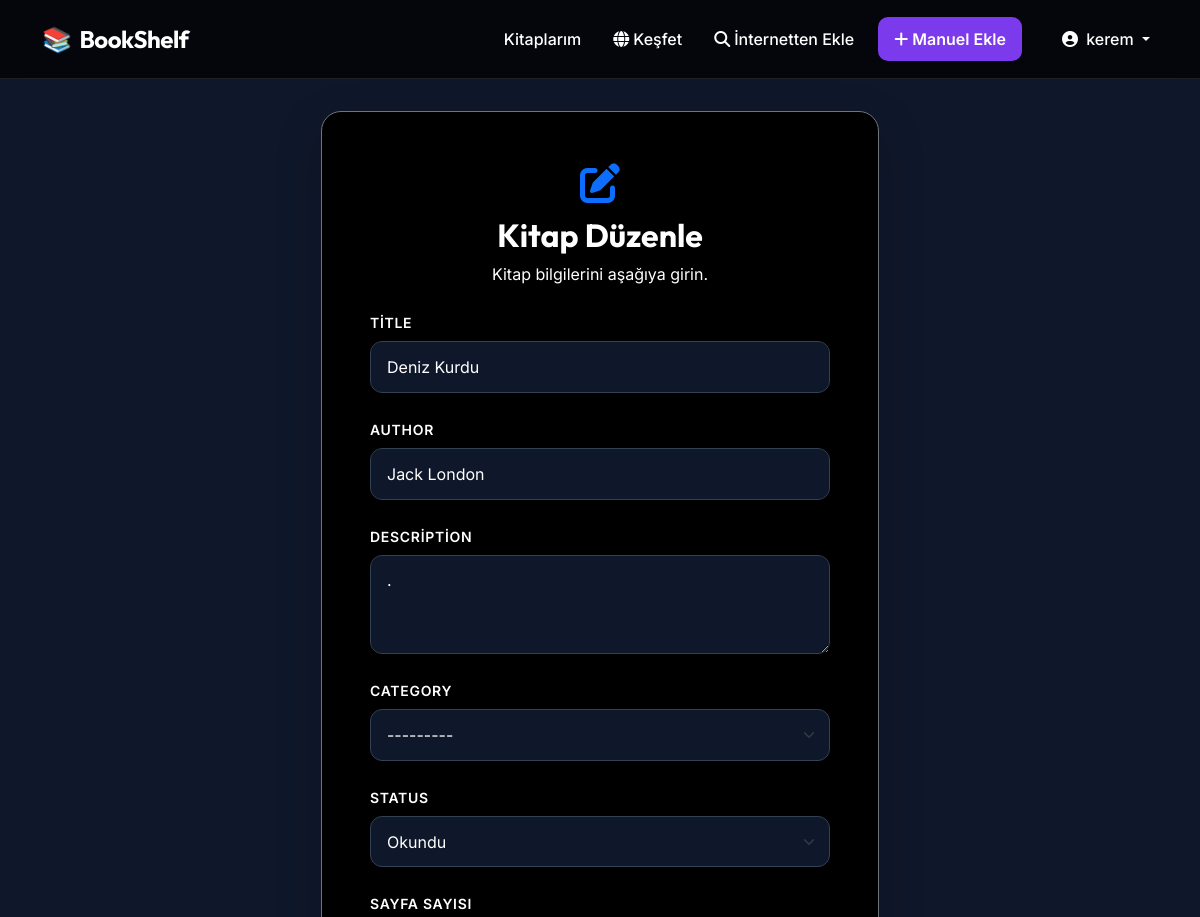
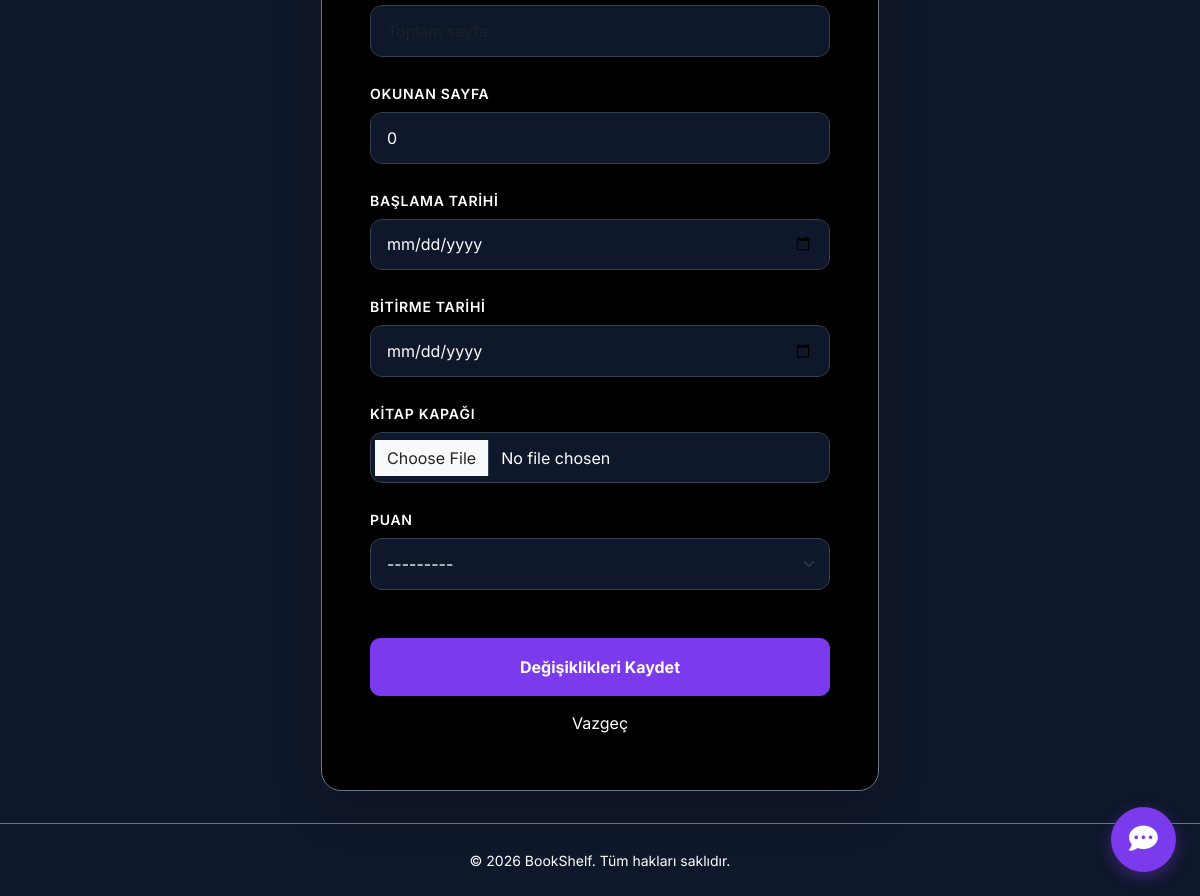
Screenshot of /book/15/edit/ (signed in) with the database file from the repository (2 pictures, top to bottom).
### books/models.py (models this page shows, shortened)
class Book(models.Model):
    STATUS_CHOICES = [
        ('okunacak', 'Okunacak'),
        ('okunuyor', 'Okunuyor'),
        ('okundu', 'Okundu'),
    ]
    title = models.CharField(max_length=200)
    author = models.CharField(max_length=100)
    description = models.TextField(blank=True)
    category = models.ForeignKey(Category, on_delete=models.SET_NULL, null=True, blank=True)
    owner = models.ForeignKey(User, on_delete=models.CASCADE)
    status = models.CharField(max_length=20, choices=STATUS_CHOICES, default='okunacak')
    page_count = models.PositiveIntegerField(null=True, blank=True, verbose_name="Sayfa Sayısı")
    current_page = models.PositiveIntegerField(default=0, verbose_name="Okunan Sayfa")
    start_date = models.DateField(null=True, blank=True, verbose_name="Başlama Tarihi")
    end_date = models.DateField(null=True, blank=True, verbose_name="Bitirme Tarihi")
    cover_image = models.ImageField(upload_to='book_covers/', null=True, blank=True, verbose_name="Kitap Kapağı")
    rating = models.PositiveIntegerField(null=True, blank=True, verbose_name="Puan", choices=[(i, i) for i in range(1, 6)])
    views_count = models.PositiveIntegerField(default=0, verbose_name="Görüntülenme Sayısı")
    created_at = models.DateTimeField(auto_now_add=True)

### books/views.py (the view)
# urls.py: path('book/<int:pk>/edit/', views.book_update, name='book_update'),
@login_required
def book_update(request, pk):
    book = get_object_or_404(Book, pk=pk, owner=request.user)
    if request.method == 'POST':
        form = BookForm(request.POST, request.FILES, instance=book)
        if form.is_valid():
            form.save()
            messages.success(request, 'Kitap güncellendi!')
            return redirect('book_list')
    else:
        form = BookForm(instance=book)
    return render(request, 'books/book_form.html', {'form': form, 'title': 'Kitap Düzenle'})

### books/models.py (called while the page is built)
    def __str__(self):
        return self.name

### books/templates/books/book_form.html (shortened to what this page needs)
{% extends 'books/base.html' %}
{% block content %}
<div class="row justify-content-center">
    <div class="col-md-8 col-lg-6">
        <div class="card bg-dark border-secondary shadow-lg" style="border-radius: 20px;">
            <div class="card-body p-5">
                <div class="text-center mb-4">
                    <div class="display-6 mb-2">{% if title == 'Kitap Ekle' %}<i class="fas fa-plus-circle text-primary"></i>{% else %}<i class="fas fa-edit text-primary"></i>{% endif %}</div>
                    <h2 class="fw-bold text-white">{{ title }}</h2>
                    <p class="text-muted">Kitap bilgilerini aşağıya girin.</p>
                </div>
                <form method="POST" enctype="multipart/form-data">
                    {% for field in form %}
                    <div class="mb-4">
                        <label for="{{ field.id_for_label }}" class="form-label fw-semibold text-secondary small text-uppercase tracking-wider">
                            {{ field.label }}
                        </label>
                        {{ field }}
                    </div>
                    {% endfor %}
                    <div class="d-grid gap-2 mt-5">
                        <button type="submit" class="btn btn-primary py-3 fw-bold">
                            {% if title == 'Kitap Ekle' %}Kitabı Kaydet{% else %}Değişiklikleri Kaydet{% endif %}
                        </button>
                        <a href="{% url 'book_list' %}" class="btn btn-link text-muted text-decoration-none">Vazgeç</a>
                    </div>
                </form>
            </div>
        </div>
    </div>
</div>
{% endblock %}

### books/templates/books/base.html (shortened to what this page needs)
<!DOCTYPE html>
<html lang="tr">
<head>
    <link href="https://cdn.jsdelivr.net/npm/bootstrap@5.3.0/dist/css/bootstrap.min.css" rel="stylesheet">
    <link rel="stylesheet" href="https://cdnjs.cloudflare.com/ajax/libs/font-awesome/6.4.0/css/all.min.css">
</head>
<body>
<nav class="navbar navbar-expand-lg navbar-dark">
    <div class="container">
        <a class="navbar-brand" href="{% url 'book_list' %}">
            <span class="me-2">📚</span>BookShelf
        </a>
        <div class="collapse navbar-collapse" id="navbarNav">
            <ul class="navbar-nav ms-auto align-items-center">
                {% if user.is_authenticated %}
                    <li class="nav-item">
                        <a class="nav-link" href="{% url 'book_list' %}">Kitaplarım</a>
                    </li>
                    <li class="nav-item">
                        <a class="nav-link text-info" href="{% url 'feed' %}">
                            <i class="fas fa-globe me-1"></i>Keşfet
                        </a>
                    </li>
                    <li class="nav-item">
                        <a class="nav-link btn btn-success text-white ms-lg-2 px-3" href="{% url 'book_search_api' %}">
                            <i class="fas fa-search me-1"></i>İnternetten Ekle
                        </a>
                    </li>
                    <li class="nav-item">
                        <a class="nav-link btn btn-primary text-white ms-lg-2 px-3" href="{% url 'book_create' %}">
                            <i class="fas fa-plus me-1"></i>Manuel Ekle
                        </a>
                    </li>
                    <li class="nav-item dropdown ms-lg-3">
                        <a class="nav-link dropdown-toggle" href="#" id="userDropdown" role="button" data-bs-toggle="dropdown">
                            <i class="fas fa-user-circle me-1"></i> {{ user.username }}
                        </a>
                    </li>
                {% endif %}
            </ul>
        </div>
    </div>
</nav>
<div class="container main-container">
    {% block content %}{% endblock %}
</div>
<footer class="py-4 mt-auto border-top border-secondary">
    <div class="container text-center text-muted">
        <small>&copy; 2026 BookShelf. Tüm hakları saklıdır.</small>
    </div>
</footer>
{% if user.is_authenticated %}
<button id="chatbot-toggle-btn" class="btn btn-primary rounded-circle position-fixed bottom-0 end-0 m-4 d-flex justify-content-center align-items-center" style="width: 65px; height: 65px; z-index: 1040; font-size: 1.8rem; box-shadow: 0 5px 15px rgba(124, 58, 237, 0.4); transition: transform 0.3s;" onclick="toggleChatbot()" onmouseover="this.style.transform='scale(1.1)'" onmouseout="this.style.transform='scale(1)'">
    <i class="fas fa-comment-dots"></i>
</button>
{% endif %}
</body>
</html>

### books/templates/books/base.html (style rules this page uses)
:root { --primary-color: #7c3aed; --primary-hover: #6d28d9; --bg-dark: #0f172a; --card-bg: #000000; --text-main: #ffffff; --text-muted: #ffffff; --glass-bg: rgba(0, 0, 0, 0.7); }
body { font-family: 'Inter', sans-serif; background-color: var(--bg-dark); color: var(--text-main); min-height: 100vh; display: flex; flex-direction: column; }
h1, h2, h3, .navbar-brand { font-family: 'Outfit', sans-serif; }
.navbar { background: var(--glass-bg); backdrop-filter: blur(12px); border-bottom: 1px solid rgba(255, 255, 255, 0.1); padding: 1rem 0; position: sticky; top: 0; z-index: 1000; }
.navbar-brand { font-size: 1.5rem; font-weight: 700; color: var(--text-main) !important; letter-spacing: -0.5px; }
.nav-link { color: var(--text-muted) !important; font-weight: 500; transition: all 0.3s ease; margin-left: 1rem; }
.main-container { flex: 1; padding: 2rem 0; }
.btn-primary { background-color: var(--primary-color); border-color: var(--primary-color); padding: 0.6rem 1.5rem; border-radius: 10px; font-weight: 600; transition: all 0.3s ease; }
.card { background-color: var(--card-bg) !important; }
.text-muted, .text-secondary { color: var(--text-muted) !important; }
.bg-dark { background-color: #000000 !important; }

### books/templates/books/book_form.html (style rules this page uses)
.form-control, .form-select { background-color: #0f172a !important; border: 1px solid #334155 !important; color: white !important; padding: 0.8rem 1rem !important; border-radius: 12px !important; transition: all 0.3s ease !important; }
.tracking-wider { letter-spacing: 0.05em; }

### rows the page displays
Book: form "Deniz Kurdu" "Jack London" "." "---------" "Okundu" "0" "---------"

### other values shown
{{ user.username }} "kerem"
{{ title }} "Kitap Düzenle"
{{ field.label }} "TITLE" "AUTHOR" "DESCRIPTION" "CATEGORY" "STATUS" "SAYFA SAYISI" "OKUNAN SAYFA" "BAŞLAMA TARIHI" "BITIRME TARIHI" "KITAP KAPAĞI" "PUAN"
